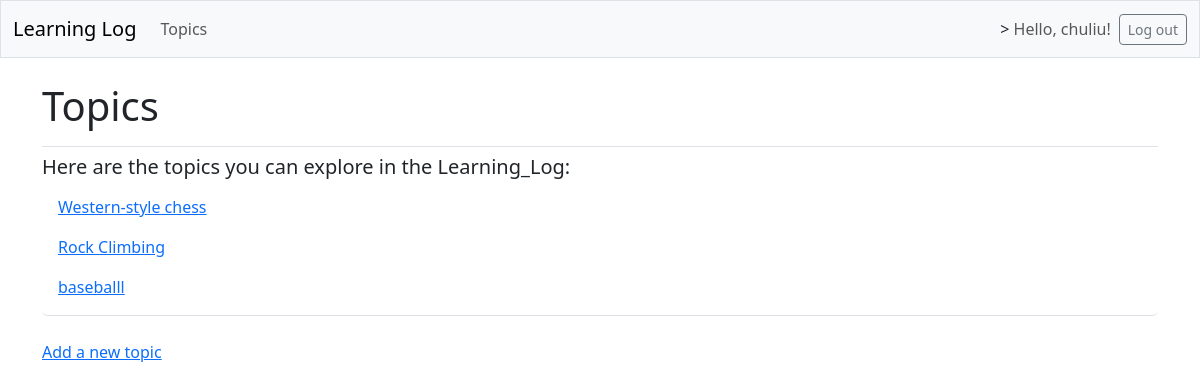
The page /topics/ (signed in) on the database its author committed.
### learning_logs/models.py (models this page shows, shortened)
class Topic(models.Model):
    text = models.CharField(max_length=200)
    create_date = models.DateTimeField(auto_now_add=True)
    owner = models.ForeignKey(User, on_delete=models.CASCADE)

### learning_logs/views.py (the view)
# urls.py: path('topics/', views.topics, name='topics'),
@login_required  # 确保用户登录后才能访问主题
def topics(request):
	topics = Topic.objects.filter(owner=request.user).order_by('create_date') # 按创建日期升序排列
	context = {'topics': topics}
	return render(request, 'learning_logs/topics.html', context)

### learning_logs/templates/learning_logs/topics.html
{% extends 'learning_logs/base.html' %}
{% block page_header %}
<h1>Topics</h1>
{% endblock page_header %}
{% block content %}
<h5>Here are the topics you can explore in the Learning_Log:</h5>
<ul class="list-group border-bottom pb-2 mb-4">
	{% for topic in topics %}
	<li class="list-group-item border-0">
		<a href="{% url 'learning_logs:topic' topic.id %}">
			{{ topic.text }}</a>
	</li>
	{% empty %}
	<li class="list-group-item border-0">No topics available.</li>
	{% endfor %}
</ul>
<a href="{% url 'learning_logs:new_topic' %}">Add a new topic</a>
{% endblock content %}

### learning_logs/templates/learning_logs/base.html (shortened to what this page needs)
<!DOCTYPE html>
<html lang="en">
<head>
	{% load django_bootstrap5 %}
	{% bootstrap_css %}
</head>
<body>
	<nav class="navbar navbar-expand-md navbar-light bg-light mb-4 border">
		<div class="container-fluid">
			<a class="navbar-brand" href="{% url 'learning_logs:index' %}">Learning Log</a>
			<div class="collapse navbar-collapse" id="navbarCollapse">
				<ul class="navbar-nav me-auto mb-2 mb-md-0">
					<li class="nav-item">
						<a class="nav-link" href="{% url 'learning_logs:topics' %}">Topics</a>
					</li>
				</ul>
				<ul class="navbar-nav ms-auto mb-2 mb-md-0">
					{% if user.is_authenticated %}
					<li class="nav-item">
						>
						<span class="navbar-text me-2">Hello, {{ user.username }}!</span>
					</li>
					{% endif %}
				</ul>
				{% if user.is_authenticated %}
				<form action="{% url 'accounts:logout' %}" method="post">
					<button class="btn btn-outline-secondary btn-sm" name="submit">Log out</button>
				</form>
				{% endif %}
			</div>
		</div>
	</nav>
	<main class="container">
		<div class="pb-2 mb-2 border-bottom">
			{% block page_header %}{% endblock page_header%}
		</div>
		<div>
			{% block content %}{% endblock content%}
		</div>
	</main>
</body>
</html>

### rows shown on the page
Topic: text "Western-style chess"
Topic: text "Rock Climbing"
Topic: text "baseballl"

### other values the page prints
{{ user.username }} "chuliu"
